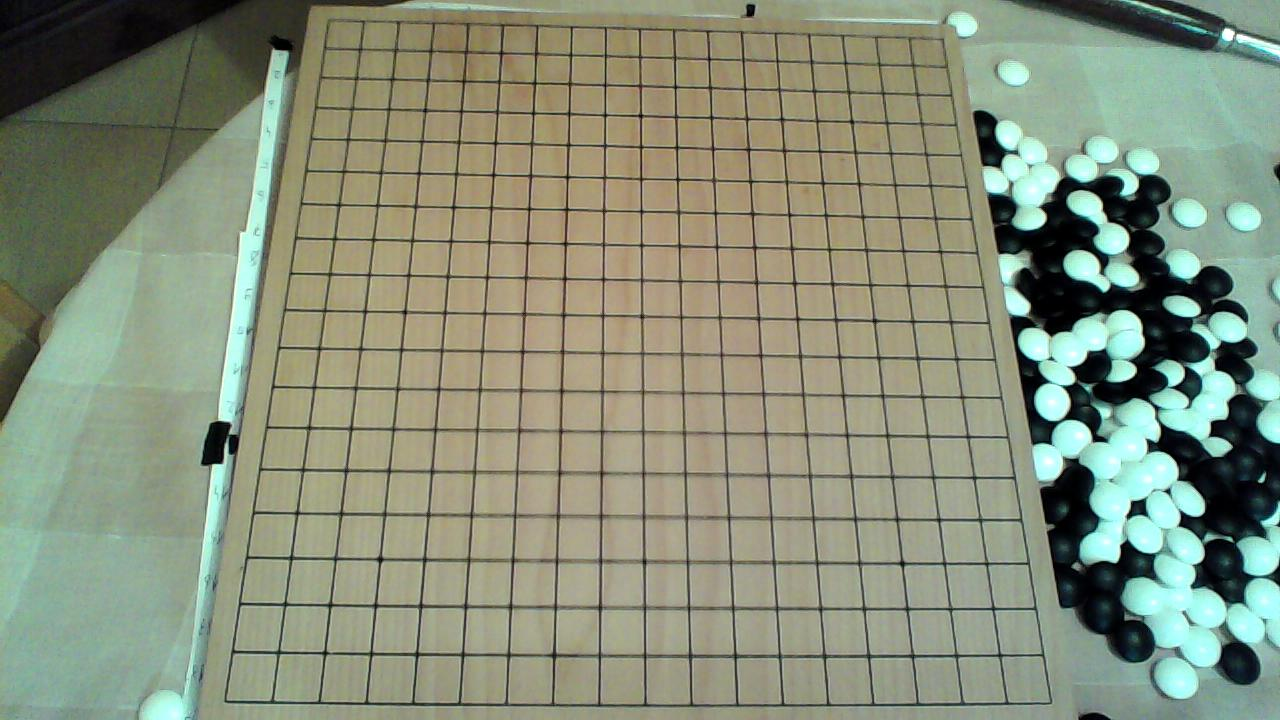
#> input picture HoughTransform/sudoku_board.jpg, 1280 x 720 px
$ jupyter execute Hough.ipynb
#> lines starting #> are read from the running program, lines starting #| are printed output that depends on the picture; after the words box and inside, x2 and y2 are one past the last pixel; in counts of white or black regions, pixels touching at a corner belong together
[cell 1]
import cv2
import numpy as np
import matplotlib.pyplot  as plt

# Straight Line Detection
---
### Original Image

[cell 2]
image = cv2.imread('sudoku_board.jpg')
#> image is the input picture: shape (720, 1280, 3); mean B, G, R 122.6, 143.5, 135.3
ori_image = cv2.cvtColor(image, cv2.COLOR_BGR2RGB)

[cell 3]
plt.imshow(ori_image)

### Grayscaled Image

[cell 4]
gray_image = cv2.cvtColor(ori_image, cv2.COLOR_RGB2GRAY)
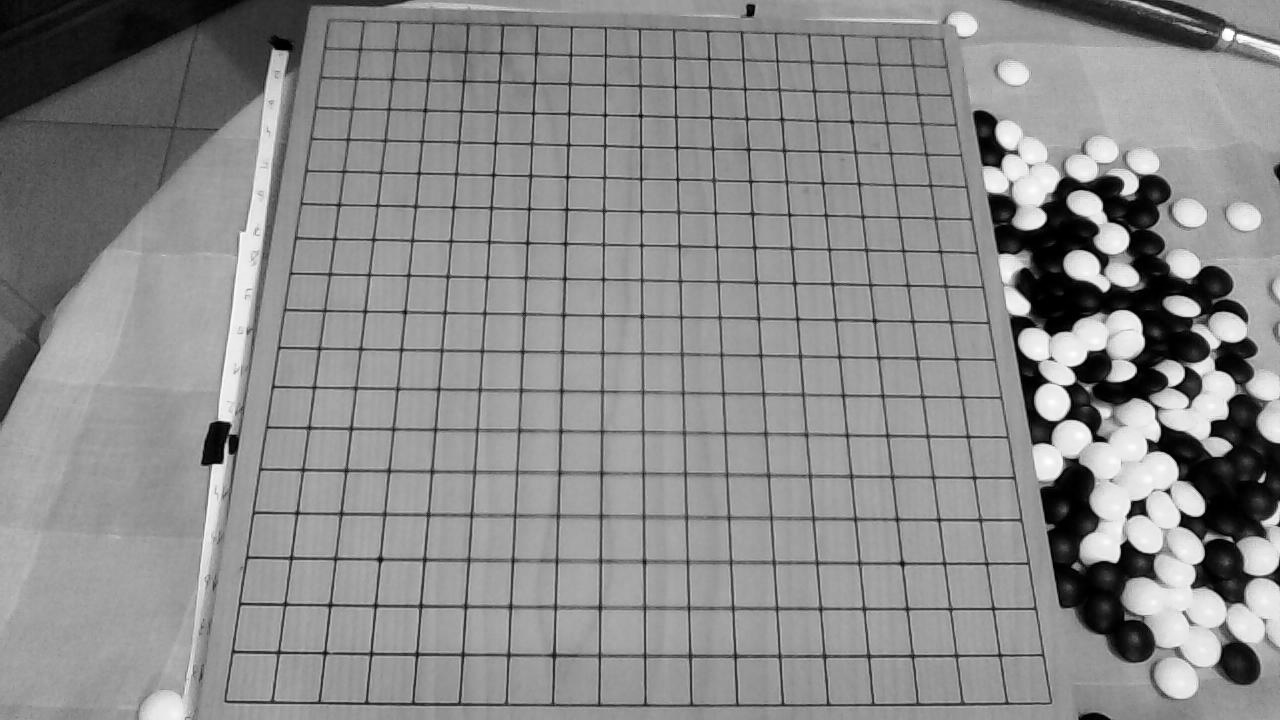
#> gray_image: shape (720, 1280); min 0, max 255, mean 138.7

[cell 5]
plt.imshow(gray_image, cmap = 'gray')

### Edge Detection with Canny Edge Method

[cell 6]
image_edges = cv2.Canny(gray_image, 50, 150, apertureSize = 3)
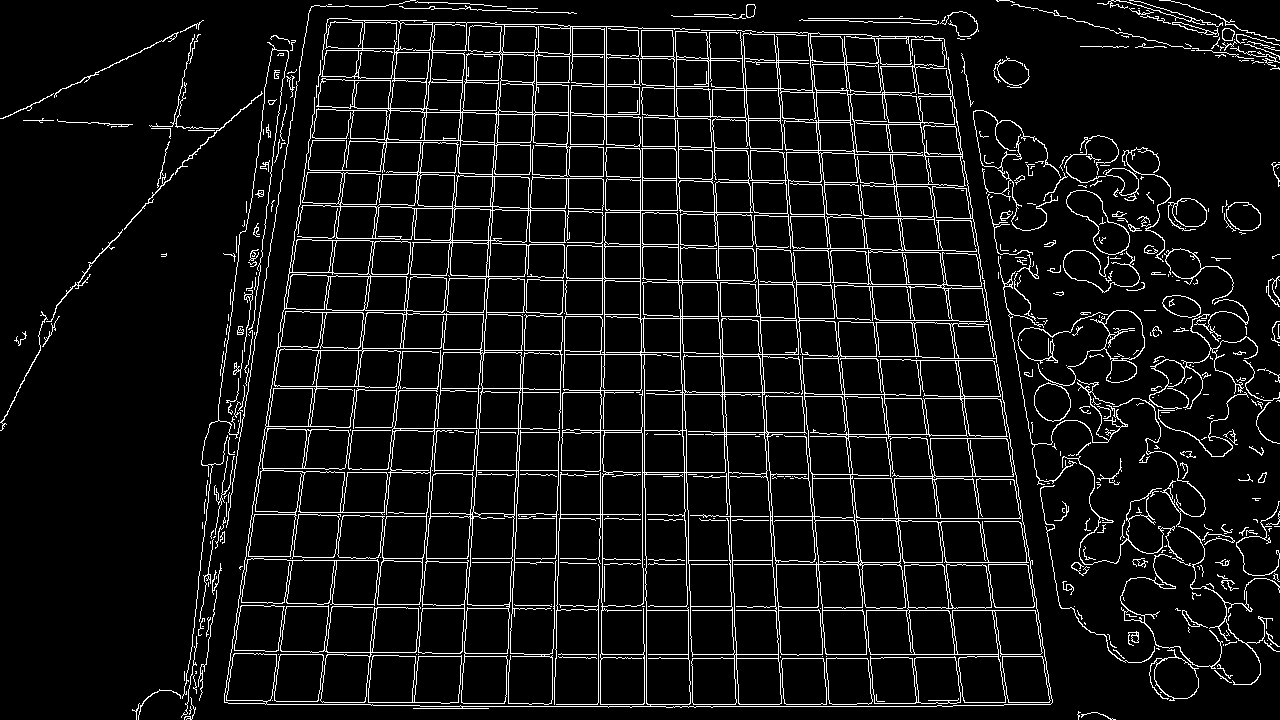
#> image_edges: shape (720, 1280); 7.7% white in thin lines or dots

[cell 7]
plt.imshow(image_edges, cmap = 'gray')

[cell 8]
lines = cv2.HoughLines(image_edges, 1, np.pi/180, 200)
#> lines = 155 rows, first 8: [654, 1.57], [341, 1.59], [306, 1.59], [706, 1.57], [610, 1.57], [704, 1.57], [270, 1.59], [379, 1.59]

[cell 9]
lines
#> Out has the same summary as lines

[cell 10]
for line in lines:
    rho, theta = line[0]
    a = np.cos(theta)
    b = np.sin(theta)
    x0 = a * rho
    y0 = b * rho
    x1 = int(x0 + 1000 * (-b))
    y1 = int(y0 + 1000 * (a))
    x2 = int(x0 - 1000 * (-b))
    y2 = int(y0 - 1000 * (a))
    cv2.line(ori_image, (x1, y1), (x2, y2), (255, 0, 255), 1)
#> this loop made 155 passes
#> (rho, theta, a, b, x0, y0, x1, y1) on passes 1 to 3: (654, 1.57, -4.37e-08, 1, -2.86e-05, 654, -1000, 653), (341, 1.59, -0.0175, 1, -5.95, 340.9, -1005, 323), (306, 1.59, -0.0175, 1, -5.34, 306, -1005, 288)
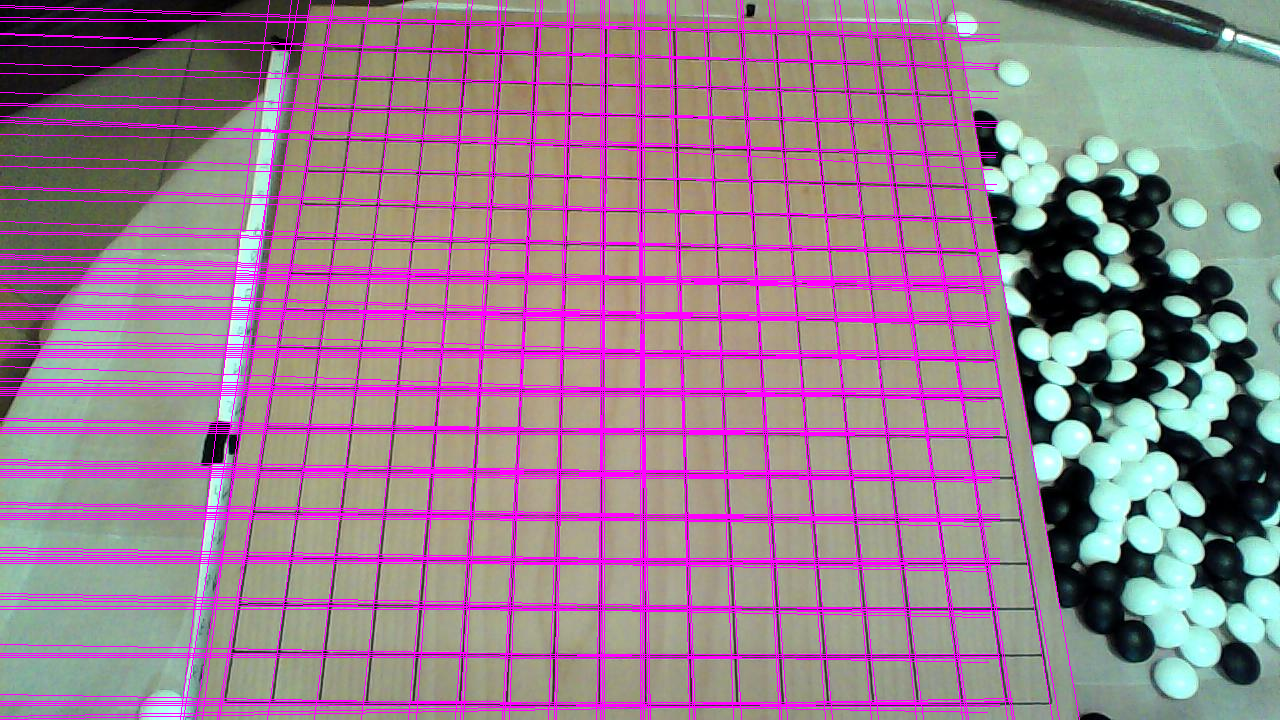
#> ori_image: shape (720, 1280, 3); mean R, G, B 152.3, 125.6, 142.2

[cell 11]
plt.imshow(ori_image)

### The above image has lines crossing over the detected edges

[cell 12]
lines = cv2.HoughLinesP(image_edges, 1, np.pi/180, 100, minLineLength = 100, maxLineGap = 10)
#> lines = 171 rows, first 6: [420, 706, 952, 706], [508, 315, 644, 317], [301, 347, 401, 348], [524, 654, 1044, 654], [584, 610, 1037, 610], [512, 279, 853, 285]

[cell 13]
lines
#> Out has the same summary as lines

[cell 14]
ori_image = cv2.cvtColor(image, cv2.COLOR_BGR2RGB)

[cell 15]
for line in lines:
     x1, y1, x2, y2 = line[0]
     cv2.line(ori_image, (x1, y1), (x2, y2), (255, 0, 255), 1)
#> this loop made 171 passes
#> line on passes 26 to 28: [[705, 32, 858, 37]], [[466, 575, 484, 305]], [[516, 469, 690, 472]]
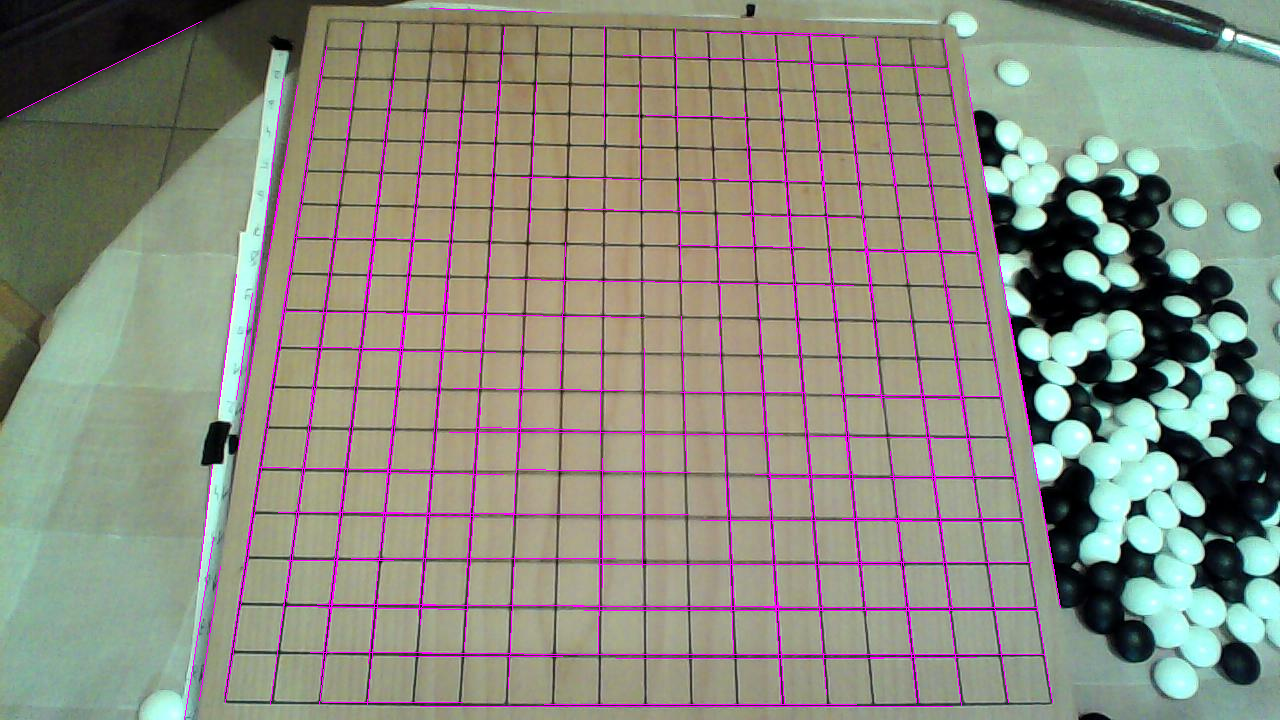
#> ori_image: shape (720, 1280, 3); mean R, G, B 139.7, 139.6, 127.6

[cell 16]
plt.imshow(ori_image)

# Circular Line Detection
---
### Original Image

[cell 17]
shapes_img = cv2.imread('shapes.png')
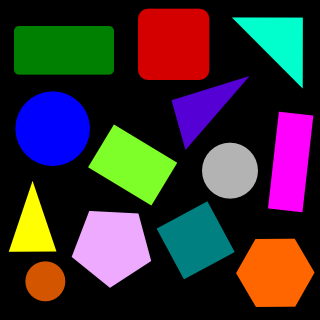
#> input picture HoughTransform/shapes.png, 320 x 320 px
#> shapes_img is the input picture: shape (320, 320, 3); mean B, G, R 49, 46.1, 55.8

[cell 18]
plt.imshow(shapes_img)

### Grayscaled Image

[cell 19]
gray_shapes = cv2.cvtColor(shapes_img, cv2.COLOR_BGR2GRAY)
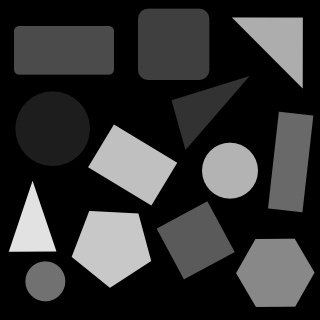
#> gray_shapes: shape (320, 320); min 0, max 226, mean 49.3

[cell 20]
plt.imshow(gray_shapes, cmap = 'gray')

[cell 21]
blured_shapes = cv2.medianBlur(gray_shapes, 5)

[cell 22]
circles = cv2.HoughCircles(gray_shapes, cv2.HOUGH_GRADIENT, 1, 20, param1 = 50, param2 = 30, minRadius = 0, maxRadius = 0)

[cell 23]
circles
#> Out = [[51.5, 127.5, 37.3], [229.5, 169.5, 27.4], [44.5, 281.5, 19.6]]

[cell 24]
found_circles = np.uint16(np.around(circles))

[cell 25]
for (x, y, r) in found_circles[0, :]:
    cv2.circle(shapes_img, (x, y), r, (255, 255, 255), 3)
    cv2.circle(shapes_img, (x, y), 2, (0, 255, 0), 2)
#> this loop made 3 passes
#> (x, y, r) on passes 1 to 3: (52, 128, 37), (230, 170, 27), (44, 282, 20)
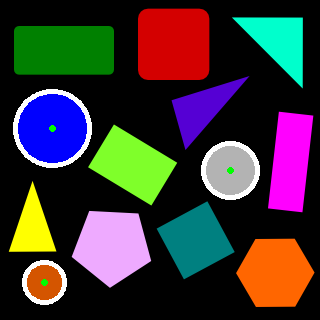
#> shapes_img: shape (320, 320, 3); 2.67% of pixels changed, all inside (x1, y1, x2, y2) = (13, 89, 260, 305)
